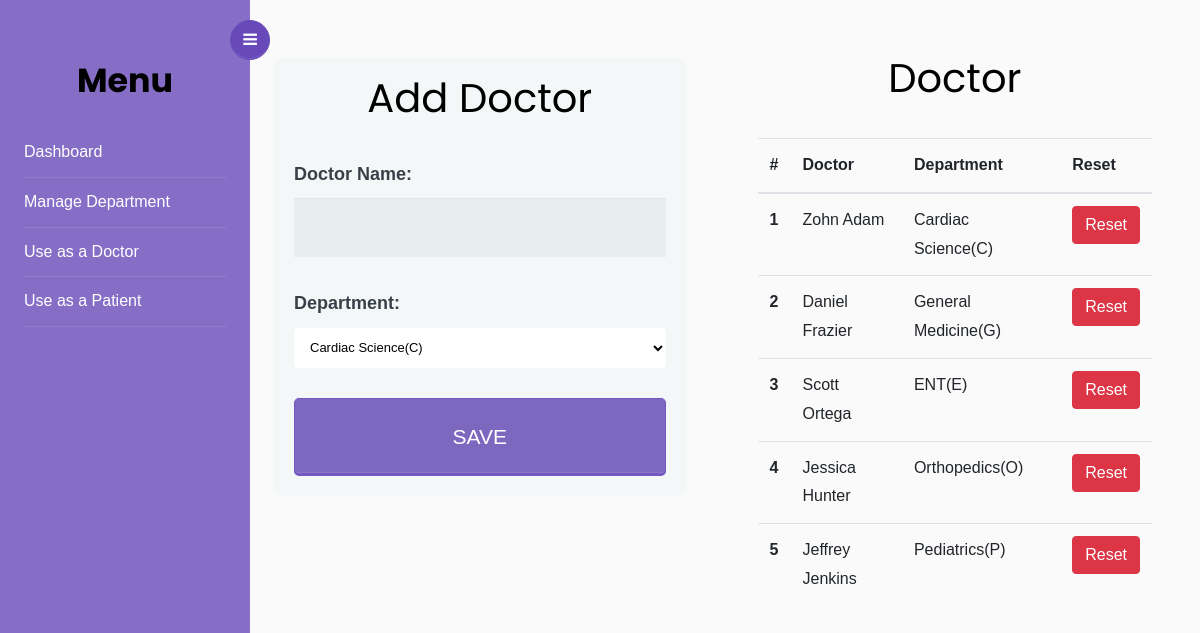
Page /manage_doctor on the earlier database version.
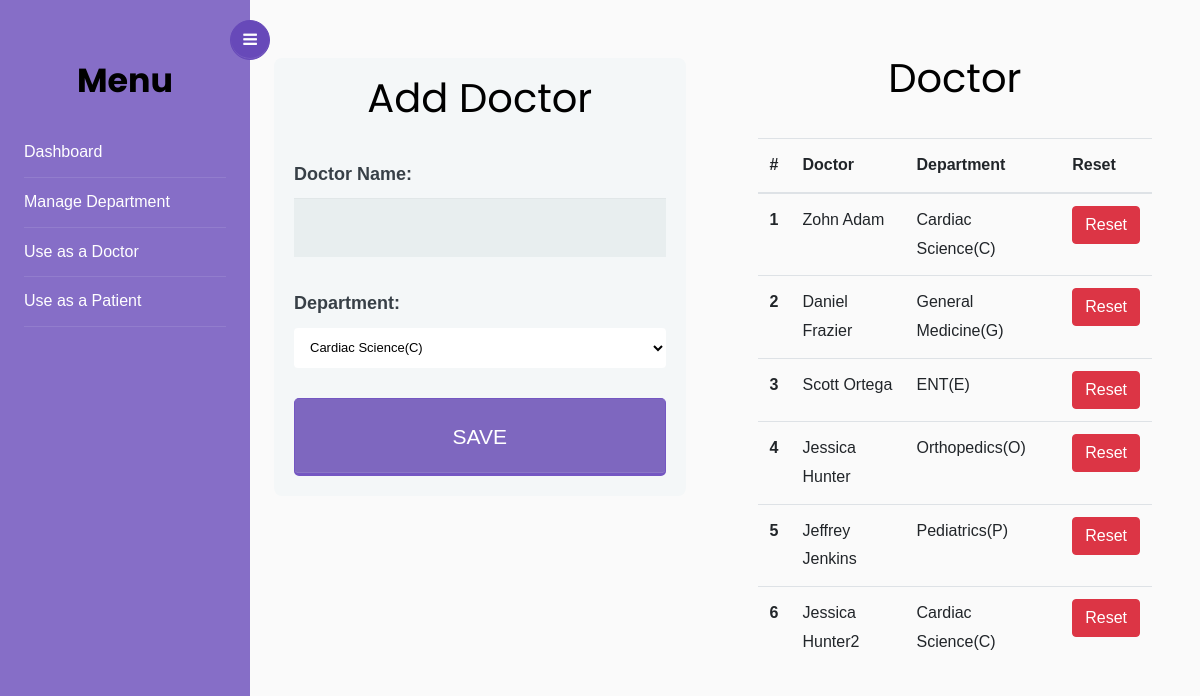
Same page on the later database version.
### main/models.py (models this page shows)
class Doctors_details(models.Model):
    doctor_name=models.CharField(max_length=250,null=True,blank=True)
    doctor_id=models.CharField(max_length=50,null=True,blank=True)
    department=models.CharField(max_length=250,null=True,blank=True)
    dep_doc_id=models.CharField(max_length=250,null=True,blank=True)
    created_at=models.DateTimeField(auto_now_add=True)
    updated_at=models.DateTimeField(auto_now=True)

class Department(models.Model):
    department_name=models.CharField(max_length=250,null=True,blank=True)
    dep_id=models.CharField(max_length=50,null=True,blank=True)
    created_at=models.DateTimeField(auto_now_add=True)
    updated_at=models.DateTimeField(auto_now=True)

### main/views.py (the view, shortened to what this page needs)
# urls.py: path('manage_doctor', views.manage_doctor, name='manage_doctor'),
def manage_doctor(request):
    data1=Department.objects.all()
    data=[]
    doctor_det=Doctors_details.objects.all()
    for i in doctor_det:
        var={}
        var['id']=i.id
        var['doctor_name']=i.doctor_name
        dep=i.department
        name=Department.objects.get(id=dep)
        var['department']=name.department_name
        data.append(var)
    return render(request,"add_doctor.html",{'data':data,'data1':data1})

### templates/add_doctor.html (shortened to what this page needs)
{% extends 'admin_base.html' %}
{% load static %}
{% block content %}
<div id="content" class="p-4 p-md-9 pt-5">
  <fieldset>
   <form action="" method="post" id="signupForm">
        <h1>Add Doctor</h1>
            <label for="name">Doctor Name:</label>
            <input type="text" id="doctor_name" name="doctor_name" required>
            <label for="mail">Department:</label>
            <select name="dep_id" id="dep_id" data-style="btn-default"
             class="selectpicker form-control"
               required>
              {% for res in data1 %}
                    <option value="{{res.id}}">{{res.department_name}}</option>
                    {% endfor %}
                </select>
        <button type="submit">SAVE</button>
  </form>
</fieldset>
</div>
<div id="content" class="p-4 p-md-5 pt-5">
  <fieldset>
        <h1>Doctor</h1>
        <table class="table">
          <thead>
            <tr>
              <th scope="col">#</th>
              <th scope="col">Doctor</th>
              <th scope="col">Department</th>
              <th scope="col">Reset</th>
            </tr>
          </thead>
          <tbody>
            {% for dat in data %}
            <tr>
              <th scope="row">{{ forloop.counter }}</th>
              <td>{{ dat.doctor_name }}</td>
              <td>{{ dat.department }}</td>
              <td><a href="{% url 'reset' dat.id %}" class="btn btn-danger" role="button">Reset</a></td>
            </tr>
            {% endfor %}
          </tbody>
        </table>
</fieldset>
</div>
{% endblock content %}

### templates/admin_base.html (shortened to what this page needs)
{% load static %}
<!doctype html>
<html lang="en">
<head>
    <link href="https://cdn.jsdelivr.net/npm/select2@4.1.0-rc.0/dist/css/select2.min.css" rel="stylesheet" />
    <link rel="stylesheet" href="https://stackpath.bootstrapcdn.com/font-awesome/4.7.0/css/font-awesome.min.css">
    <link rel="stylesheet" href='{% static "assets3/css/style.css" %}'>
    <link rel="stylesheet" href='{% static "assets3/css/forms.css" %}'>
    <link rel="stylesheet" href="https://cdnjs.cloudflare.com/ajax/libs/bootstrap-datepicker/1.4.1/css/bootstrap-datepicker3.css" />
</head>
<body>
    <div class="wrapper d-flex align-items-stretch">
        <nav id="sidebar">
            <div class="custom-menu">
                <button type="button" id="sidebarCollapse" class="btn btn-primary">
                    <i class="fa fa-bars"></i>
                </button>
            </div>
            <div class="p-4 pt-5">
                <h1><a href="index.html" class="logo">Menu</a></h1>
                <ul class="list-unstyled components mb-5">
                    <li class="active">
                        <a href="/">Dashboard</a>
                    </li>
                    <li class="active">
                        <a href="/manage_department">Manage Department</a>
                    </li>
                    <li class="active">
                        <a href="/manage_doctor">Use as a Doctor</a>
                    </li>
                    <li class="active">
                        <a href="/manage_patient">Use as a Patient</a>
                    </li>
                </ul>
            </div>
        </nav>
        {% block content %}
        {% endblock content %}
</body>
</html>

### static/assets3/css/forms.css (style rules this page uses)
*, *:before, *:after { -moz-box-sizing: border-box; -webkit-box-sizing: border-box; box-sizing: border-box; }
body { font-family: 'Nunito', sans-serif; color: #384047; }
form { max-width: 300px; margin: 10px auto; padding: 10px 20px; background: #f4f7f8; border-radius: 8px; }
h1 { margin: 0 0 30px 0; text-align: center; }
input[type="text"], input[type="password"], input[type="date"], input[type="datetime"], input[type="email"], input[type="number"], input[type="search"], input[type="tel"], input[type="time"], input[type="url"], textarea, select { background: rgba(255,255,255,0.1); border: none; font-size: 16px; height: auto; margin: 0; outline: 0; padding: 15px; width: 100%; background-color: #e8eeef; color: #8a97a0; box-shadow: 0 1px 0 rgba(0,0,0,0.03) inset; margin-bottom: 30px; }
select { padding: 6px; height: 32px; border-radius: 2px; }
button { padding: 19px 39px 18px 39px; color: #FFF; background-color:#7e67bf; font-size: 21px; text-align: center; font-style: normal; border-radius: 5px; width: 100%; border: 1px solid #7457c2; border-width: 1px 1px 3px; box-shadow: 0 -1px 0 rgba(255,255,255,0.1) inset; margin-bottom: 10px; }
fieldset { margin-bottom: 30px; border: none; }
label { display: block; margin-bottom: 8px; font-weight: bolder; font-size: large; }
@media screen and (min-width: 480px) { form { max-width: 480px; } }

Differences in the rows shown:
added Doctors_details: doctor_name "Jessica Hunter2"
Other differences:
new list line: "6 Reset"
new list line: "Cardiac Science(C)"
